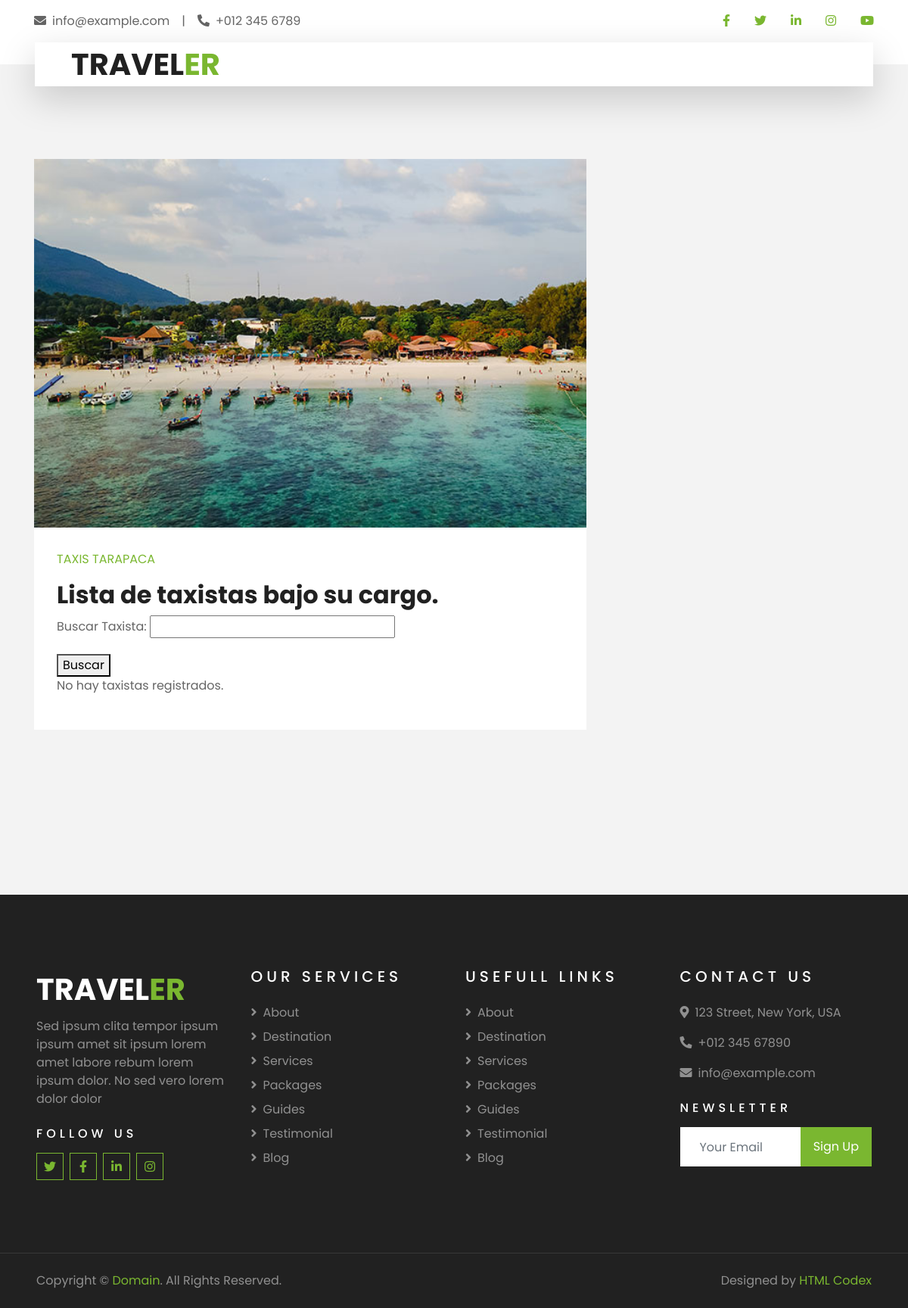
Page /es/scr_admtax/ (signed in) on the earlier database version.
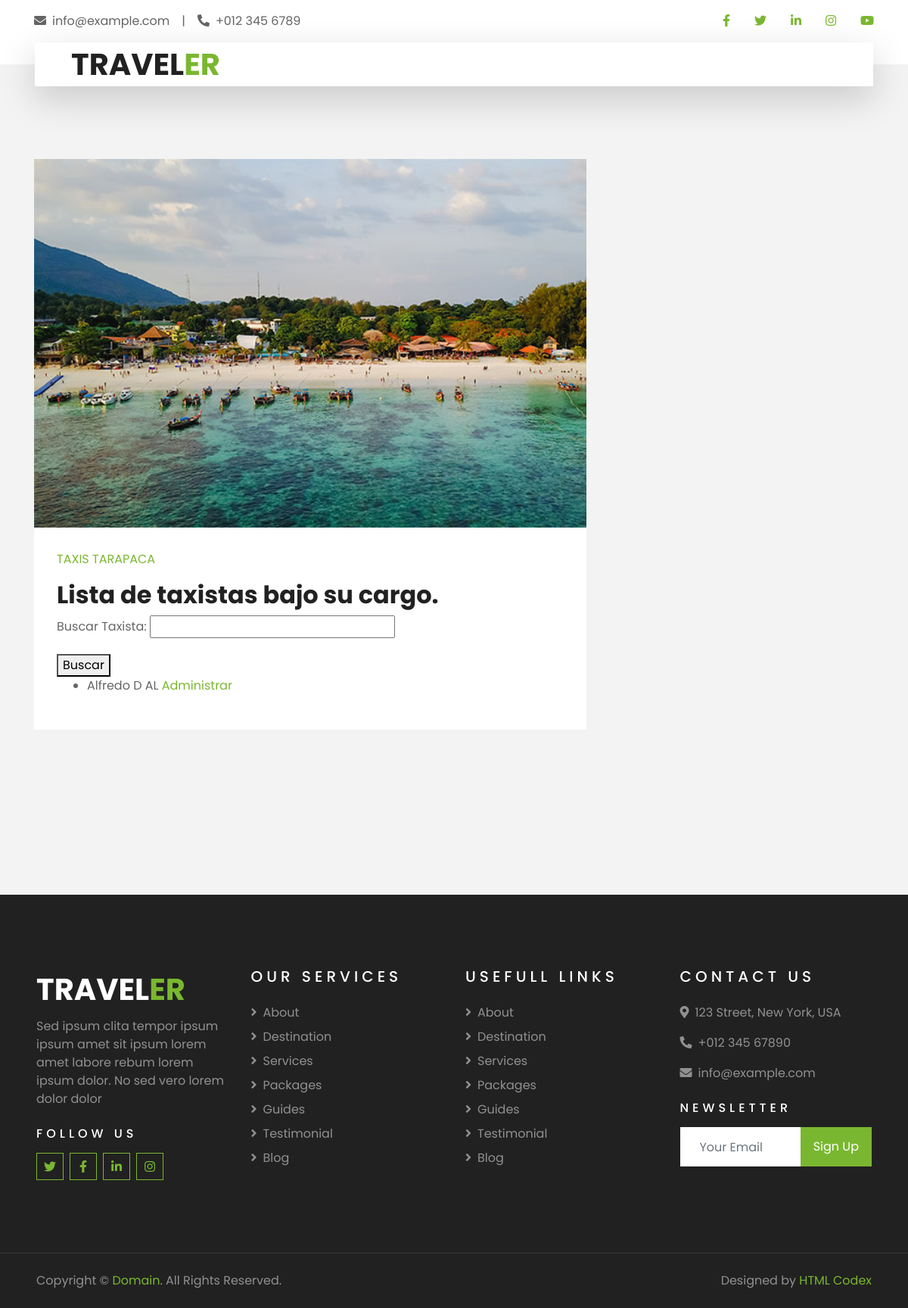
Same page on the later database version.
### Gestion_viajes/models.py (models this page shows, shortened)
class Taxista(models.Model):
    id = models.AutoField(primary_key=True,unique=True)
    nombre = models.CharField(max_length=54,null=True,blank=True)
    apellido_p = models.CharField(max_length=54,null=True,blank=True)
    apellido_m = models.CharField(max_length=54,null=True,blank=True)
    genero = models.CharField(max_length=54,null=True,blank=True)
    secretaria_encargada = models.ForeignKey(Secretaria,on_delete=models.SET_NULL,null=True,blank=True,default=None)
    run = models.IntegerField(null=True,blank=True)
    dv = models.CharField(max_length=1,null=True,blank=True)
    estado = models.IntegerField(null=True,blank=True)
    deleted_at = models.DateTimeField(null=True,blank=True)
    created_at = models.DateTimeField(null=True,blank=True)

### Gestion_viajes/views.py (the view)
# urls.py: path("scr_admtax/",views.scr_mostrar_taxistas,name='scr_mostrar_taxistas'),
def scr_mostrar_taxistas(request):
    usuario = request.session.get('user',None)
    if usuario is not None:
        form = BusquedaTaxistaForm()
        try:
            secretaria = Secretaria.objects.get(id=usuario)
        except:
            secretaria = None
        try:
            taxistas = Taxista.objects.filter(secretaria_encargada=secretaria,deleted_at=None)
        except:
            taxistas = None
        context = {'taxistas':taxistas,'busqueda_form':form}
        return render(request,'Gestion_viajes/scr_admin_taxistas.html',context)

### Gestion_viajes/forms.py
class BusquedaTaxistaForm(forms.Form):
    busqueda = forms.CharField(label='Buscar Taxista', max_length=100, required=False)

### Taxis_tarapaca/templates/Gestion_viajes/scr_admin_taxistas.html (shortened to what this page needs)
{% extends "secretarias_page.html" %}
{% load cms_tags %}
{% block content %}
    <div class="taxistas-lista">
        <h2>Lista de taxistas bajo su cargo.</h2>
        <form method="get" action="{% url 'scr_buscar_taxistas' %}">
            {{ busqueda_form.as_p }}
            <button type="submit">Buscar</button>
        </form>
        {% if taxistas %}
            <ul>
                {% for taxista in taxistas %}
                    <li>{{ taxista.nombre }} {{ taxista.apellido_p }} {{ taxista.apellido_m }}
                        <a href = "{% url 'scr_ver_datos_taxista' id_taxista=taxista.id %}">Administrar</a>
                    </li>
                {% endfor %}
            </ul>
        {% else %}
            <p>No hay taxistas registrados.</p>
        {% endif %}
    </div>
{% endblock content %}

Differences in the rows shown:
added Taxista: nombre "Alfredo", apellido_p "D", apellido_m "AL"
Other differences:
text no longer shown: "No hay taxistas registrados."
